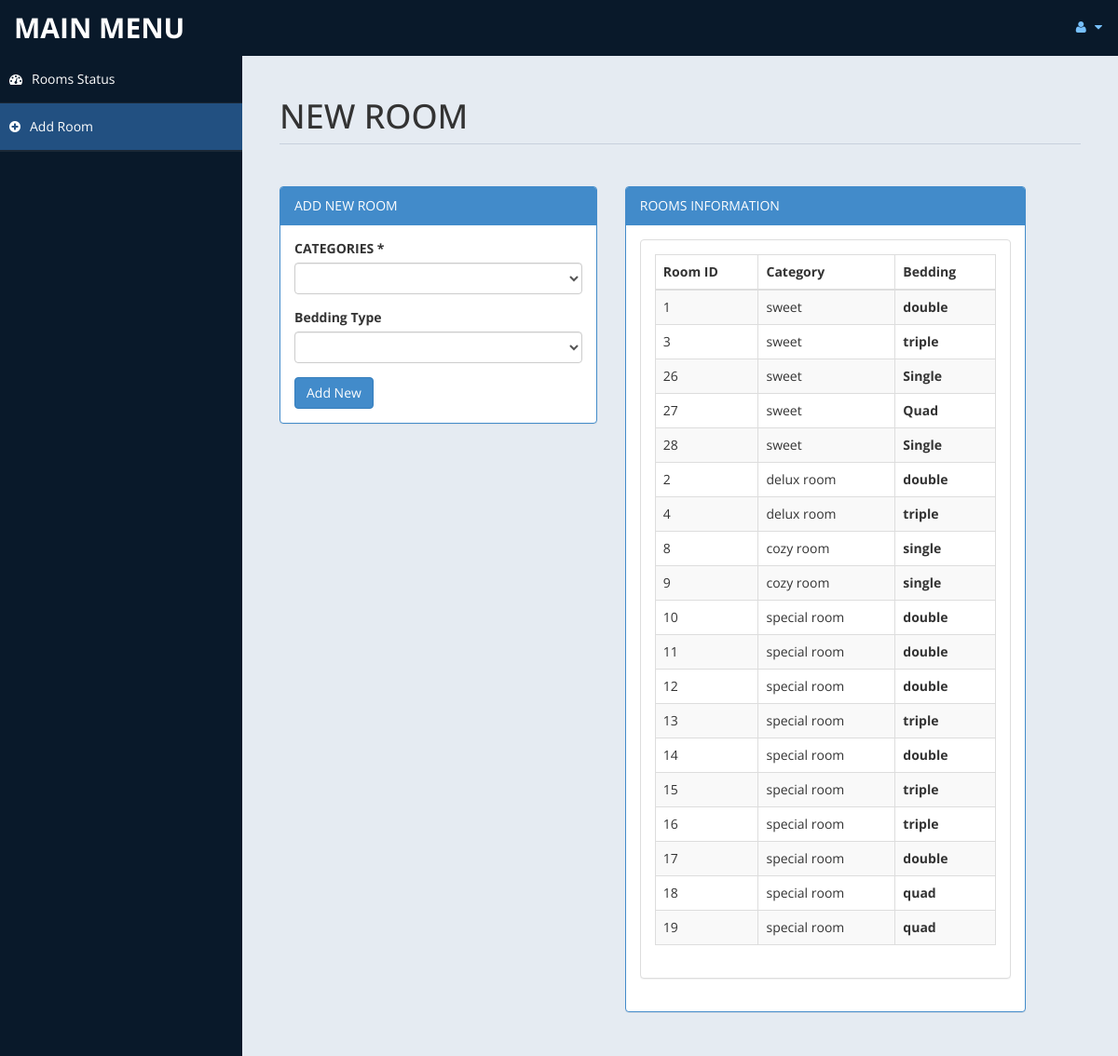
The page /admin/roomadd.php (signed in) on the database its author committed.
### tables this page shows
CREATE TABLE `rooms` (
  `id` int(11) NOT NULL,
  `number` int(11) NOT NULL,
  `floor` int(11) NOT NULL,
  `bed` varchar(50) NOT NULL,
  `category_id` int(11) NOT NULL,
  `description` varchar(200) DEFAULT NULL,
  `place` varchar(20) NOT NULL
);

CREATE TABLE `categories` (
  `id` int(11) NOT NULL,
  `name` varchar(50) NOT NULL,
  `description` text NOT NULL,
  `price` double(10,2) NOT NULL
);

### admin/roomadd.php (the view, shortened to what this page needs)
<!DOCTYPE html>
<html xmlns="http://www.w3.org/1999/xhtml">
<head>
    <link href="public/bootstrap.css" rel="stylesheet" />
    <link href="public/font-awesome.css" rel="stylesheet" />
    <link href="public/custom-styles.css" rel="stylesheet" />
</head>
<body>
    <div id="wrapper">
        <nav class="navbar navbar-default top-navbar" role="navigation">
            <div class="navbar-header">
                <a class="navbar-brand" href="home.php">MAIN MENU </a>
            </div>
            <ul class="nav navbar-top-links navbar-right">
                <li class="dropdown">
                    <a class="dropdown-toggle" data-toggle="dropdown" href="#" aria-expanded="false">
                        <i class="fa fa-user fa-fw"></i> <i class="fa fa-caret-down"></i>
                    </a>
                </li>
            </ul>
        </nav>
        <nav class="navbar-default navbar-side" role="navigation">
            <div class="sidebar-collapse">
                <ul class="nav" id="main-menu">
                    <li>
                        <a  href="roomav.php"><i class="fa fa-dashboard"></i>Rooms Status</a>
                    </li>
					<li>
                        <a  class="active-menu" href="roomadd.php"><i class="fa fa-plus-circle"></i>Add Room</a>
                    </li>
                    <li>
                    </li>
            </div>
        </nav>
        <div id="page-wrapper" >
            <div id="page-inner">
			 <div class="row">
                    <div class="col-md-12">
                        <h1 class="page-header">
                           NEW ROOM <small></small>
                        </h1>
                    </div>
                </div>
            <div class="row">
                <div class="col-md-5 col-sm-5">
                    <div class="panel panel-primary">
                        <div class="panel-heading">
                            ADD NEW ROOM
                        </div>
                        <div class="panel-body">
						<form name="form" method="post">
                            <div class="form-group">
                                            <label>CATEGORIES *</label>
                                            <select name="troom"  class="form-control" required>
												<option value selected ></option>
                                                <option value="Superior Room">SWEET ROOM</option>
                                            </select>
                              </div>
								<div class="form-group">
                                            <label>Bedding Type</label>
                                            <select name="bed" class="form-control" required>
												<option value selected ></option>
                                                <option value="Single">Single</option>
                                            </select>
                               </div>
							 <input type="submit" name="add" value="Add New" class="btn btn-primary">
							</form>
							<?php
							 include('db.php');
							?>
                        </div>
                    </div>
                </div>
            <div class="row">
                <div class="col-md-6 col-sm-6">
                    <div class="panel panel-primary">
                        <div class="panel-heading">
                            ROOMS INFORMATION
                        </div>
                        <div class="panel-body">
                    <div class="panel panel-default">
                        <?php
						$sql = "select * from categories c LEFT JOIN rooms r ON c.id = r.category_id ";
						$res_sql = $pdo->query($sql);
						?>
                        <div class="panel-body">
                            <div class="table-responsive">
                                <table class="table table-striped table-bordered table-hover" id="dataTables-example">
                                    <thead>
                                        <tr>
                                            <th>Room ID</th>
                                            <th>Category</th>
											<th>Bedding</th>
                                        </tr>
                                    </thead>
                                    <tbody>
									<?php
                                    foreach($res_sql as $row)
										{
												$id = $row['id'];
											if($id % 2 == 0)
											{
												echo "<tr class=odd gradeX>
													<td>".$row['id']."</td>
													<td>".$row['name']."</td>
												   <th>".$row['bed']."</th>
												</tr>";
											}
											else
											{
												echo"<tr class=even gradeC>
													<td>".$row['id']."</td>
													<td>".$row['name']."</td>
												   <th>".$row['bed']."</th>
												</tr>";
											}
										}
									?>
                                    </tbody>
                                </table>
                            </div>
                        </div>
                    </div>
                       </div>
                    </div>
                </div>
            </div>
					</div>
            </div>
        </div>
</body>
</html>

### admin/public/custom-styles.css (style rules this page uses)
body { font-family: 'Open Sans', sans-serif; }
#wrapper { width: 100%; background:#09192A; }
#page-wrapper { padding: 15px 15px; min-height: 600px; background:#E5EBF2; }
#page-inner { width:100%; margin:10px 20px 10px 0px; background-color:transparent; padding:10px; min-height:1200px; }
h1, .h1, h2, .h2, h3, .h3 { margin-top: 7px; margin-bottom: -5px; }
.page-header { padding-bottom: 9px; margin: 10px 0 45px; border-bottom: 1px solid #C7D1DD; }
.top-navbar { margin:0px; }
.top-navbar .navbar-brand { color: #fff; width: 260px; text-align: left; height: 60px; font-size: 30px; font-weight: 700; text-transform: uppercase; line-height: 30px; }
.top-navbar .nav > li { position: relative; display: inline-block; }
.top-navbar .nav > li > a { position: relative; display: block; padding: 19px 15px; color: #77C0FD; }
.active-menu { background-color:#225081!important; }
.sidebar-collapse , .sidebar-collapse .nav { background:none; }
.sidebar-collapse .nav { padding:0; }
.sidebar-collapse .nav > li > a { color:#fff; background:transparent; text-shadow:none; }
.sidebar-collapse > .nav > li > a { padding:15px 10px; }
.sidebar-collapse > .nav > li { border-bottom: 1px solid rgba(107, 108, 109, 0.19); }
.navbar-side { border:none; background-color: transparent; }
.top-navbar { background:#09192A; border-bottom:none; }
.top-navbar .nav > li > a > i { margin-right: 2px; }
.navbar-default { border:0px solid black; }
.navbar-header { background: #09192A; }
.nav > li > a > i { margin-right:10px; }
@media (min-width:768px) { #page-wrapper { margin: 0 0 0 260px; padding: 15px 30px; min-height: 1200px; } }
@media (min-width:768px) { .navbar-side { z-index: 1; position: absolute; width: 260px; } }
@media (min-width:768px) { .navbar { border-radius: 0px; } }

### rows shown on the page
rooms: id "1", category.name "sweet", bed "double"
rooms: id "3", category.name "sweet", bed "triple"
rooms: id "26", category.name "sweet", bed "Single"
rooms: id "27", category.name "sweet", bed "Quad"
rooms: id "28", category.name "sweet", bed "Single"
rooms: id "2", category.name "delux room", bed "double"
rooms: id "4", category.name "delux room", bed "triple"
rooms: id "8", category.name "cozy room", bed "single"
rooms: id "9", category.name "cozy room", bed "single"
rooms: id "10", category.name "special room", bed "double"
rooms: id "11", category.name "special room", bed "double"
rooms: id "12", category.name "special room", bed "double"
rooms: id "13", category.name "special room", bed "triple"
rooms: id "14", category.name "special room", bed "double"
rooms: id "15", category.name "special room", bed "triple"
rooms: id "16", category.name "special room", bed "triple"
rooms: id "17", category.name "special room", bed "double"
rooms: id "18", category.name "special room", bed "quad"
rooms: id "19", category.name "special room", bed "quad"
